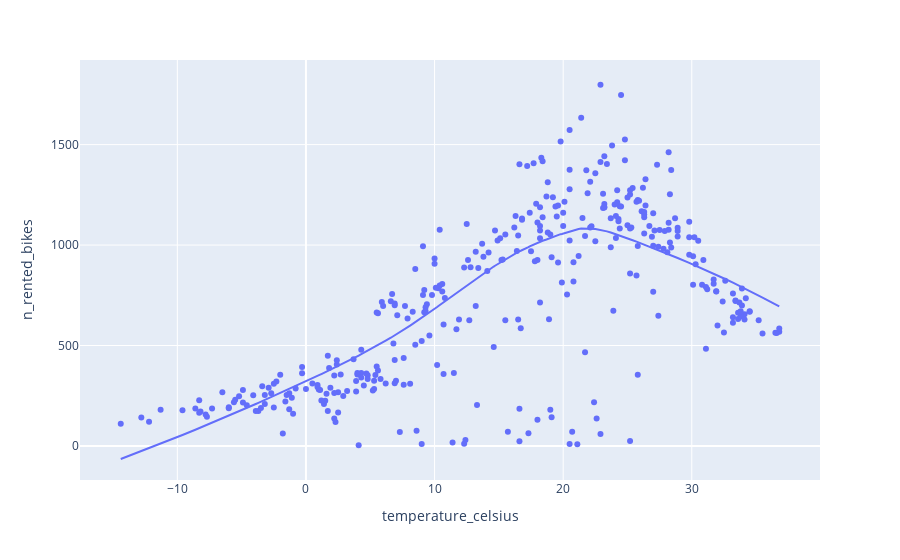

The notebook cell saved with this chart:
### Markdown cell above
### Explore the relation between weather and rentals

### Code cell
# Copy and update the code for the previous scatter plot 
noon_rides = df.query('hour == 12')
# to investigate relation with other weather parameters
px.scatter(noon_rides, x ='temperature_celsius', y = 'n_rented_bikes', trendline='lowess')

### Figure 1 — Plotly figure (JSON) as saved in the notebook; plotly's stock layout.template omitted (floating-point values rounded to 4 significant figures; data arrays with more than 128 entries replaced by an {"elided": "..."} marker saying what was removed)
{"data": [{"hovertemplate": "temperature_celsius=%{x}<br>n_rented_bikes=%{y}<extra></extra>", "legendgroup": "", "marker": {"color": "#636efa", "symbol": "circle"}, "mode": "markers", "name": "", "orientation": "v", "showlegend": false, "type": "scatter", "x": {"elided": "353 float values"}, "xaxis": "x", "y": {"elided": "353 int values"}, "yaxis": "y"}, {"hovertemplate": "<b>LOWESS trendline</b><br><br>temperature_celsius=%{x}<br>n_rented_bikes=%{y} <b>(trend)</b><extra></extra>", "legendgroup": "", "marker": {"color": "#636efa", "symbol": "circle"}, "mode": "lines", "name": "", "showlegend": false, "type": "scatter", "x": {"elided": "353 float values"}, "xaxis": "x", "y": {"elided": "353 float values"}, "yaxis": "y"}], "layout": {"legend": {"tracegroupgap": 0}, "margin": {"t": 60}, "xaxis": {"anchor": "y", "domain": [0, 1], "title": {"text": "temperature_celsius"}}, "yaxis": {"anchor": "x", "domain": [0, 1], "title": {"text": "n_rented_bikes"}}}}
